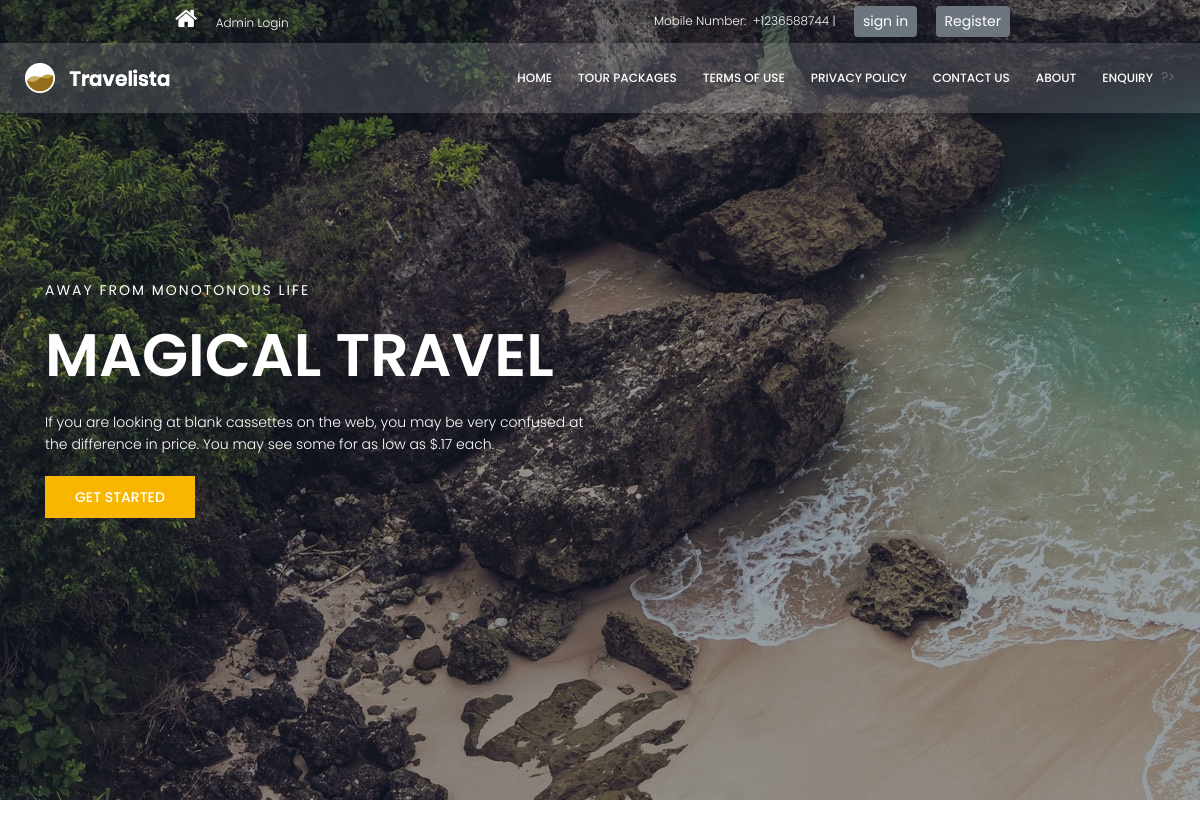
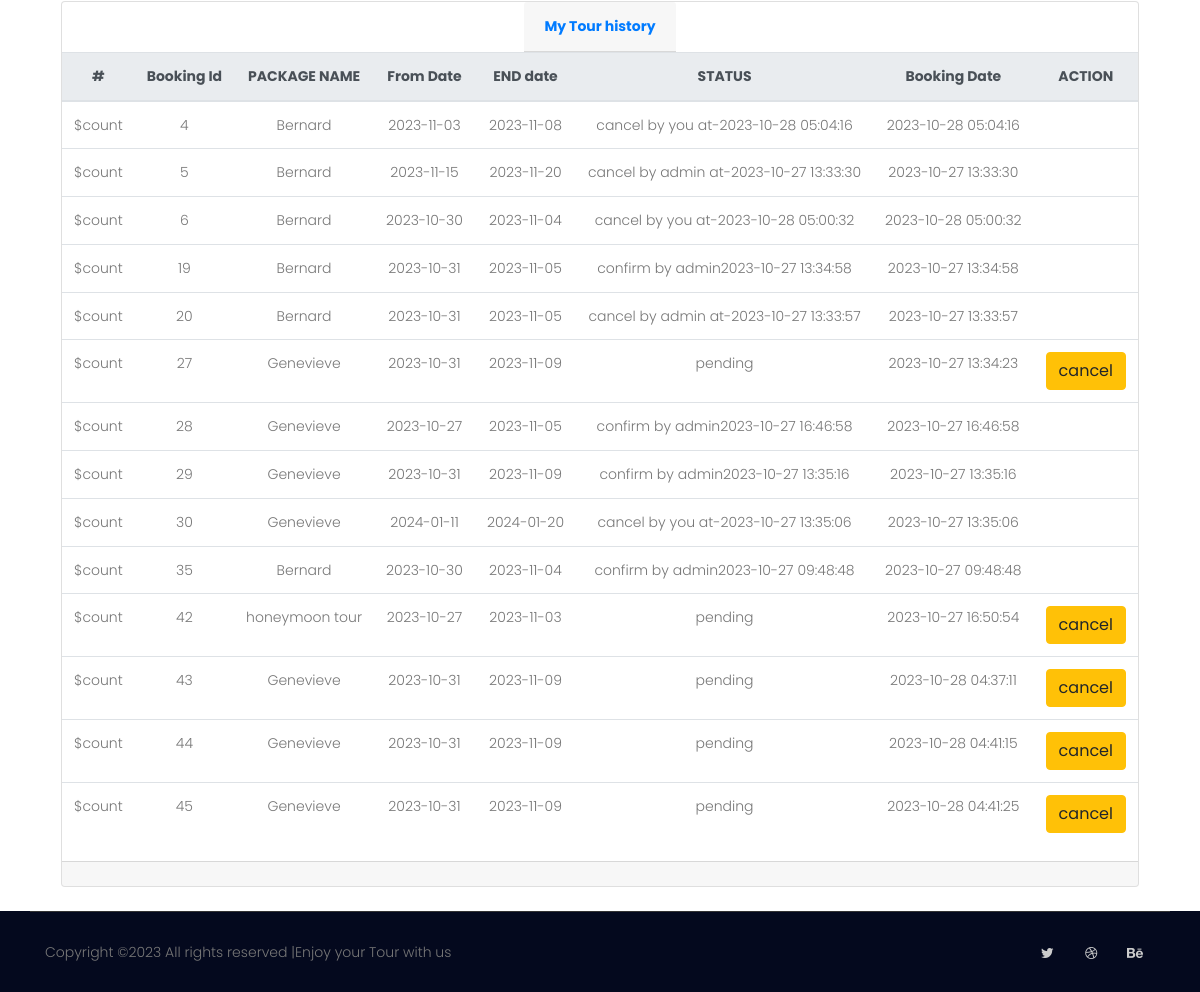
/tour_history.php, run on the app's committed database (2 pictures, top to bottom).
### tables this page shows
CREATE TABLE `booking` (
  `id` int(11) NOT NULL,
  `packageid` varchar(255) NOT NULL,
  `useremail` varchar(255) NOT NULL,
  `fromdate` varchar(255) NOT NULL,
  `enddate` varchar(255) NOT NULL,
  `regdate` timestamp NOT NULL DEFAULT current_timestamp(),
  `status` varchar(255) NOT NULL,
  `cancellby` varchar(255) NOT NULL,
  `updatedate` timestamp NOT NULL DEFAULT current_timestamp() ON UPDATE current_timestamp()
);

CREATE TABLE `tourpackages` (
  `id` int(11) NOT NULL,
  `packagename` varchar(255) NOT NULL,
  `packagetype` varchar(255) NOT NULL,
  `packagelocation` varchar(255) NOT NULL,
  `packageduration` int(11) NOT NULL,
  `packageprice` int(11) NOT NULL,
  `packagefeature` varchar(255) NOT NULL,
  `packagedetails` varchar(255) NOT NULL,
  `packkageimage` varchar(255) NOT NULL,
  `createdate` timestamp NOT NULL DEFAULT current_timestamp(),
  `updatedate` timestamp NOT NULL DEFAULT current_timestamp() ON UPDATE current_timestamp()
);

### tour_history.php (the view, shortened to what this page needs)
<!DOCTYPE html>
<html lang="zxx" class="no-js">
<head>
    <link rel="stylesheet" href="css/linearicons.css">
    <link rel="stylesheet" href="css/font-awesome.min.css">
    <link rel="stylesheet" href="css/bootstrap.css">
    <link rel="stylesheet" href="css/magnific-popup.css">
    <link rel="stylesheet" href="css/jquery-ui.css">
    <link rel="stylesheet" href="css/nice-select.css">
    <link rel="stylesheet" href="css/animate.min.css">
    <link rel="stylesheet" href="css/owl.carousel.css">
    <link rel="stylesheet" href="css/main.css">
</head>
<body>
    <header id="header">
        <?php
        $session = $_SESSION['user_email'] ?? '';
        if ($session) {
            require_once "includes/after_signin_header.php";
        } else {
            require_once "includes/before_signin_header.php";
        }
        ?>
        <div class=" main-menu">
            <div class="row align-items-center justify-content-between d-flex">
                <div id="logo">
                    <a href="index.html"><img src="img/logo.png" alt="" title="" /></a>
                </div>
                <nav id="nav-menu-container">
                    <ul class="nav-menu">
                        <li><a href="index.php">Home</a></li>
                        <li><a href="package_list.php">Tour Packages</a></li>
                        <li><a href="user_pages.php?type=terms">Terms of Use</a></li>
                        <li><a href="user_pages.php?type=privacy">Privacy Policy</a></li>
                        <li><a href="user_pages.php?type=contact">Contact Us</a></li>
                        <li><a href="user_pages.php?type=about">About</a></li>
                        <?php
                        if ($session) { ?>
                            <li class="menu-has-children"><a href="#" data-toggle="modal" data-target="#user_writeus_modal">Write us</a> </li>
                        <?php    } else { ?>
                            <li class="menu-has-children"><a href="enquiry.php">Enquiry</a> </li>
                        <?php    } ?>
                        ?>
                    </ul>
                </nav>
            </div>
        </div>
    </header>
    <section class="banner-area relative">
        <div class="overlay overlay-bg"></div>
        <div class="container">
            <div class="row fullscreen align-items-center justify-content-between">
                <div class="col-lg-6 col-md-6 banner-left">
                    <h6 class="text-white">Away from monotonous life</h6>
                    <h1 class="text-white">Magical Travel</h1>
                    <p class="text-white">
                        If you are looking at blank cassettes on the web, you may be very confused at the difference in price. You may see some for as low as $.17 each.
                    </p>
                    <a href="#" class="primary-btn text-uppercase">Get Started</a>
                </div>
            </div>
        </div>
    </section>
    <?php require_once "includes/user_write_modal.php" ?>
    <div class="container">
        <div class="row my-4 justify-content-center container-fluid mx-auto">
            <div class="card">
                <div class="card-header py-3 mx-auto">
                    <h6 class=" font-weight-bold text-primary ">My Tour history</h6>
                </div>
                <div class="table-responsive">
                    <table class="table align-items-center table-flush">
                        <thead class="thead-light">
                            <tr>
                                <th class="text-center">#</th>
                                <th class="text-center">Booking Id</th>
                                <th class="text-center">PACKAGE NAME</th>
                                <th class="text-center">From Date</th>
                                <th class="text-center">END date</th>
                                <th class="text-center">STATUS</th>
                                <th class="text-center">Booking Date</th>
                                <th class="text-center">ACTION</th>
                            </tr>
                        </thead>
                        <tbody>
                          <?php
                           $select_tour_history_query = "SELECT booking.id as booking_id, booking.fromdate as fdate, booking.enddate as edate, booking.status as pstatus,
                                                        booking.updatedate as booking_date, booking.cancellby as cancelby, tourpackages.packagename as Package_name
                                                         FROM booking JOIN tourpackages ON booking.packageid = tourpackages.id ";
                           $select_tour_history_query_run = mysqli_query($con , $select_tour_history_query);
                           while($row = mysqli_fetch_assoc($select_tour_history_query_run)){ ?>
                            <tr>
                                <td class="text-center">$count</td>
                                <td class="text-center"><?=$row['booking_id'] ?></td>
                                <td class="text-center"><?=$row['Package_name'] ?></td>
                                <td class="text-center"><?=$row['fdate'] ?></td>
                                <td class="text-center"><?=$row['edate'] ?></td>
                                <td class="text-center">
                                    <?php
                                   $status = $row['pstatus'] ;
                                   $cancelby = $row['cancelby'] ;
                                   if($status == "cancel" && $cancelby == "admin"){
                                    echo "cancel by admin at-".$row['booking_date'];
                                   }elseif($status == "cancel" && $cancelby == "user"){
                                    echo "cancel by you at-".$row['booking_date'];
                                   }elseif($status == "confirm"){
                                    echo "confirm by admin".$row['booking_date'];
                                   }else{
                                    echo "pending";
                                   }
                                    ?>
                                </td>
                                <td class="text-center"><?=$row['booking_date'] ?></td>
                                <td>
                                 <?php
                                 if($row['pstatus'] == "pending"){ ?>
                                    <a href="functions/tour_cancel_user.php?bkid=<?=$row['booking_id'] ?>" class="btn btn-warning">cancel</a>
                               <?php  } ?>
                                </td>
                            </tr>
                          <?php }  ?>
                        </tbody>
                    </table>
                </div>
                <div class="card-footer"></div>
            </div>
        </div>
    </div>
    <?php require_once "includes/footer.php"; ?>
</body>
</html>

### css/main.css (style rules this page uses)
body { color: #777777; font-family: "Poppins", sans-serif; font-size: 14px; font-weight: 300; line-height: 1.625em; position: relative; }
ol, ul { margin: 0; padding: 0; list-style: none; }
a { -webkit-transition: all 0.3s ease 0s; -moz-transition: all 0.3s ease 0s; -o-transition: all 0.3s ease 0s; transition: all 0.3s ease 0s; }
a, a:focus, a:hover { text-decoration: none; outline: 0; }
h1, h2, h3, h4, h5, h6 { font-family: "Poppins", sans-serif; color: #222222; line-height: 1.2em !important; margin-bottom: 0; margin-top: 0; font-weight: 600; }
h1, .h1 { font-size: 36px; }
h6, .h6 { font-size: 14px; color: #222222; }
td, th { border-radius: 0px; }
.text-white { color: #fff; }
.text-center { text-align: center; }
.relative { position: relative; }
.overlay { position: absolute; left: 0; right: 0; top: 0; bottom: 0; }
h1 { font-size: 36px; }
h6 { font-size: 14px; }
h1, h2, h3, h4, h5, h6 { line-height: 1.5em; }
.main-menu { padding-bottom: 20px; padding-top: 20px; background: rgba(255, 255, 255, 0.15); padding-left: 15px; padding-right: 15px; }
#header { position: fixed; left: 0; top: 0; right: 0; transition: all 0.5s; z-index: 997; }
.nav-menu, .nav-menu * { margin: 0; padding: 0; list-style: none; }
.nav-menu li { position: relative; white-space: nowrap; }
.nav-menu > li { float: left; }
.nav-menu a { padding: 0 8px 0px 8px; text-decoration: none; display: inline-block; color: #fff; font-weight: 500; font-size: 12px; text-transform: uppercase; outline: none; }
.nav-menu > li { margin-left: 10px; }
#mobile-nav { position: fixed; top: 0; padding-top: 18px; bottom: 0; z-index: 998; background: rgba(0, 0, 0, 0.8); left: -260px; width: 260px; overflow-y: auto; transition: 0.4s; }
#mobile-nav ul { padding: 0; margin: 0; list-style: none; }
#mobile-nav ul li { position: relative; }
#mobile-nav ul li a { color: #fff; font-size: 13px; text-transform: uppercase; overflow: hidden; padding: 10px 22px 10px 15px; position: relative; text-decoration: none; width: 100%; display: block; outline: none; font-weight: 400; }
#logo { padding-left: 25px; }
#nav-menu-container { padding-right: 25px; }
.primary-btn { background: #f8b600; line-height: 42px; padding-left: 30px; padding-right: 30px; border: none; color: #fff; display: inline-block; font-size: 14px; font-weight: 500; position: relative; -webkit-transition: all 0.3s ease 0s; -moz-transition: all 0.3s ease 0s; -o-transition: all 0.3s ease 0s; transition: all 0.3s ease 0s; cursor: pointer; position: relative; }
.banner-area { background: url(../img/hero-bg.jpg) center; background-size: cover; }
.banner-area .overlay-bg { background: rgba(4, 9, 30, 0.4); }
.banner-left h6 { text-transform: uppercase; font-weight: 400; font-size: 14px; letter-spacing: 2px; }
.banner-left h1 { margin: 20px 0; font-size: 60px; text-transform: uppercase; }
.banner-left p { margin: 20px 0px; }
.banner-left .primary-btn { background: #f8b600; }

### data on the page
booking: id "4", tourpackages.packagename "Bernard", fromdate "2023-11-03", enddate "2023-11-08", updatedate "2023-10-28 05:04:16"
booking: id "5", tourpackages.packagename "Bernard", fromdate "2023-11-15", enddate "2023-11-20", updatedate "2023-10-27 13:33:30"
booking: id "6", tourpackages.packagename "Bernard", fromdate "2023-10-30", enddate "2023-11-04", updatedate "2023-10-28 05:00:32"
booking: id "19", tourpackages.packagename "Bernard", fromdate "2023-10-31", enddate "2023-11-05", updatedate "2023-10-27 13:34:58"
booking: id "20", tourpackages.packagename "Bernard", fromdate "2023-10-31", enddate "2023-11-05", updatedate "2023-10-27 13:33:57"
booking: id "27", tourpackages.packagename "Genevieve", fromdate "2023-10-31", enddate "2023-11-09", status "pending", updatedate "2023-10-27 13:34:23"
booking: id "28", tourpackages.packagename "Genevieve", fromdate "2023-10-27", enddate "2023-11-05", updatedate "2023-10-27 16:46:58"
booking: id "29", tourpackages.packagename "Genevieve", fromdate "2023-10-31", enddate "2023-11-09", updatedate "2023-10-27 13:35:16"
booking: id "30", tourpackages.packagename "Genevieve", fromdate "2024-01-11", enddate "2024-01-20", updatedate "2023-10-27 13:35:06"
booking: id "35", tourpackages.packagename "Bernard", fromdate "2023-10-30", enddate "2023-11-04", updatedate "2023-10-27 09:48:48"
booking: id "42", tourpackages.packagename "honeymoon tour", fromdate "2023-10-27", enddate "2023-11-03", status "pending", updatedate "2023-10-27 16:50:54"
booking: id "43", tourpackages.packagename "Genevieve", fromdate "2023-10-31", enddate "2023-11-09", status "pending", updatedate "2023-10-28 04:37:11"
booking: id "44", tourpackages.packagename "Genevieve", fromdate "2023-10-31", enddate "2023-11-09", status "pending", updatedate "2023-10-28 04:41:15"
booking: id "45", tourpackages.packagename "Genevieve", fromdate "2023-10-31", enddate "2023-11-09", status "pending", updatedate "2023-10-28 04:41:25"
